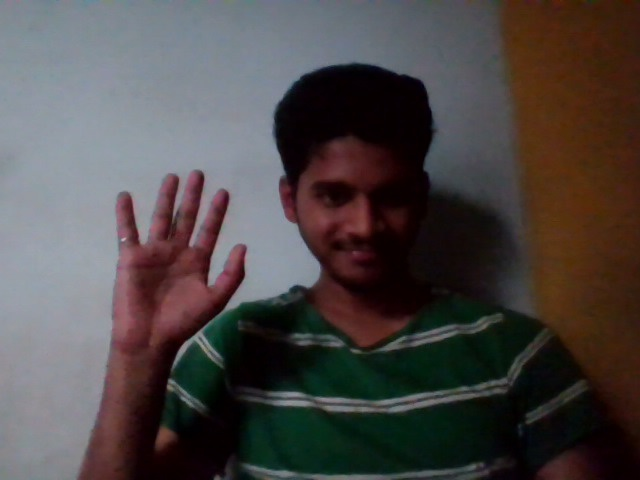
#> input picture gesture_data/hello/hello_0.jpg, 640 x 480 px; its folder holds 3 pictures in this run
$ python train_model.py
#> lines starting #> are read from the running program, lines starting #| are printed output that depends on the picture
import os
import cv2
import numpy as np
from sklearn.model_selection import train_test_split
from sklearn.svm import SVC
import joblib

def load_data(data_dir="gesture_data"):
#> called with data_dir = 'gesture_data'
    X, y = [], []
    labels = os.listdir(data_dir)

    for label in labels:
        folder = os.path.join(data_dir, label)
        for img_name in os.listdir(folder):
            img_path = os.path.join(folder, img_name)
            img = cv2.imread(img_path, cv2.IMREAD_GRAYSCALE)
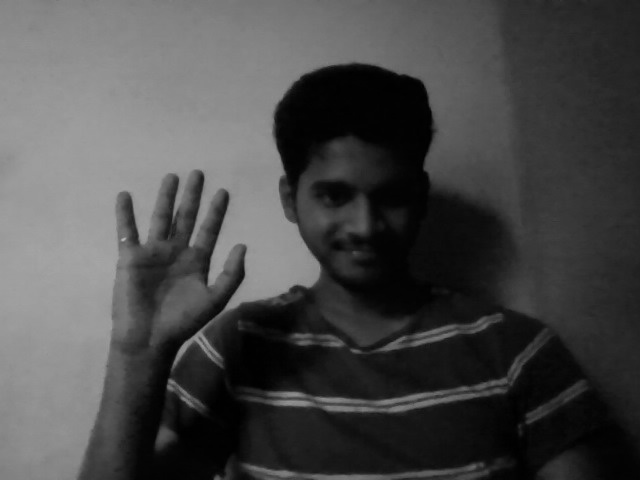
#> img: shape (480, 640); min 0, max 182, mean 73.3
            img = cv2.resize(img, (100, 100)).flatten()
#> img = 10000 values, max 164 at index 5312, min 0 at index 7936, mean 73.22
            X.append(img)
            y.append(label)
#> pass 2 of the loop in load_data, `for label in labels:`:
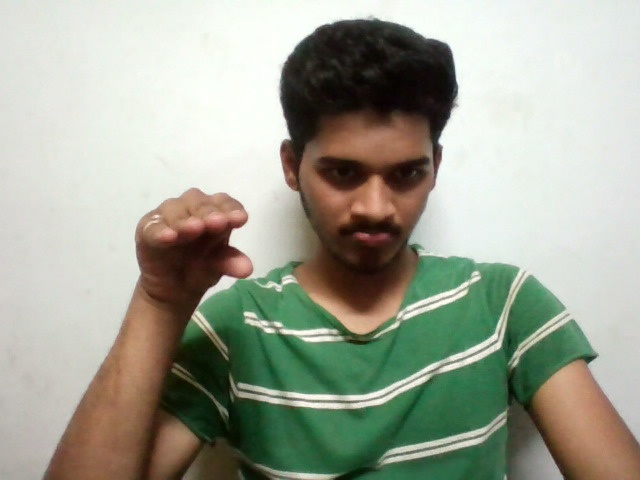
#> input picture gesture_data/no/no_0.jpg, 640 x 480 px
#> in load_data, `img = cv2.imread(img_path, cv2.IMREAD_GRAYSCALE)`:
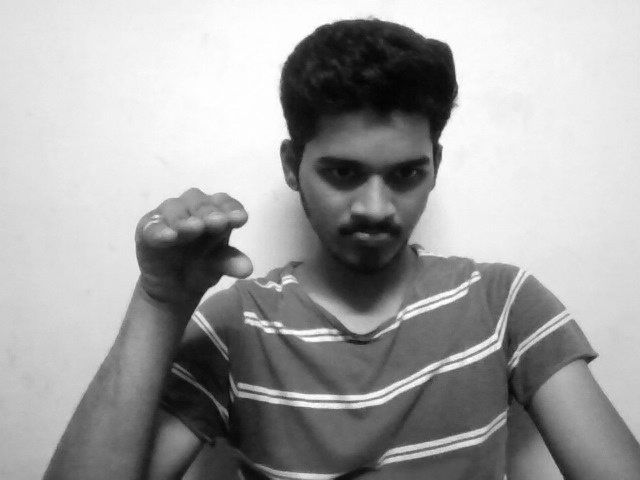
#> img: shape (480, 640); min 3, max 255, mean 161.9
#> in load_data, `img = cv2.resize(img, (100, 100)).flatten()`: img = 10000 values, max 254 at index 446, min 4 at index 1860, mean 161.8

    return np.array(X), np.array(y)

X, y = load_data()
X_train, X_test, y_train, y_test = train_test_split(X, y, test_size=0.2, random_state=42)

model = SVC(kernel='linear')
model.fit(X_train, y_train)
print("Model accuracy:", model.score(X_test, y_test))

joblib.dump(model, "gesture_model.pkl")
print("Model saved to 'gesture_model.pkl'")
